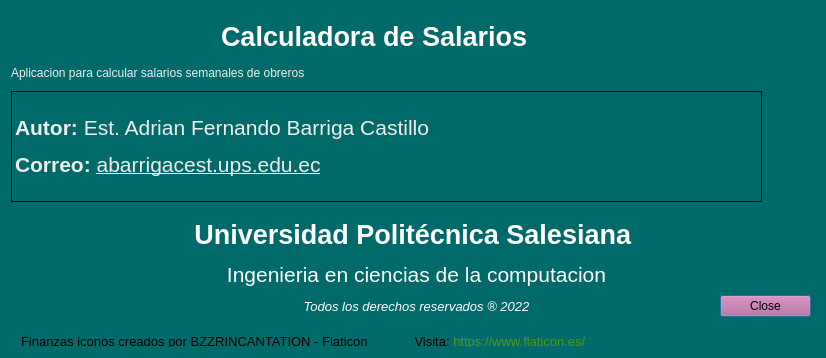
<?xml version="1.0" encoding="UTF-8"?>
<ui version="4.0">
 <class>Acerca</class>
 <widget class="QDialog" name="Acerca">
  <property name="geometry">
   <rect>
    <x>0</x>
    <y>0</y>
    <width>826</width>
    <height>358</height>
   </rect>
  </property>
  <property name="windowTitle">
   <string>Dialog</string>
  </property>
  <property name="windowIcon">
   <iconset>
    <normaloff>:/recursos/img/icono2.png</normaloff>:/recursos/img/icono2.png</iconset>
  </property>
  <property name="styleSheet">
   <string notr="true">background-color: rgb(0, 106, 106);</string>
  </property>
  <layout class="QGridLayout" name="gridLayout">
   <item row="0" column="0">
    <widget class="QWidget" name="widget" native="true">
     <property name="whatsThis">
      <string>&lt;!DOCTYPE HTML PUBLIC &quot;-//W3C//DTD HTML 4.0//EN&quot; &quot;http://www.w3.org/TR/REC-html40/strict.dtd&quot;&gt;
&lt;html&gt;&lt;head&gt;&lt;meta name=&quot;qrichtext&quot; content=&quot;1&quot; /&gt;&lt;meta charset=&quot;utf-8&quot; /&gt;&lt;style type=&quot;text/css&quot;&gt;
p, li { white-space: pre-wrap; }
&lt;/style&gt;&lt;/head&gt;&lt;body style=&quot; font-family:'Segoe UI'; font-size:16pt; font-weight:400; font-style:normal;&quot;&gt;
&lt;p align=&quot;center&quot; style=&quot; margin-top:12px; margin-bottom:12px; margin-left:0px; margin-right:0px; -qt-block-indent:0; text-indent:0px;&quot;&gt;Autor: Daniel Proaño &lt;a href=&quot;mailto:lproanoc1@est.ups.edu.ec&quot;&gt;&lt;span style=&quot; text-decoration: underline; color:#007af4;&quot;&gt;lproanoc1@est.ups.edu.ec&lt;/span&gt;&lt;/a&gt;&lt;/p&gt;&lt;/body&gt;&lt;/html&gt;</string>
     </property>
     <property name="styleSheet">
      <string notr="true">background-color: rgb(0, 106, 106);</string>
     </property>
     <widget class="QLabel" name="label_2">
      <property name="geometry">
       <rect>
        <x>0</x>
        <y>50</y>
        <width>523</width>
        <height>23</height>
       </rect>
      </property>
      <property name="styleSheet">
       <string notr="true">font: 14pt &quot;Segoe UI&quot;;
color: rgb(238, 238, 236);</string>
      </property>
      <property name="text">
       <string>Aplicacion para calcular salarios semanales de obreros</string>
      </property>
     </widget>
     <widget class="QLabel" name="label_3">
      <property name="geometry">
       <rect>
        <x>0</x>
        <y>80</y>
        <width>751</width>
        <height>111</height>
       </rect>
      </property>
      <property name="styleSheet">
       <string notr="true">font: 16pt &quot;Segoe UI&quot;;
border-color: rgb(191, 64, 64);</string>
      </property>
      <property name="frameShape">
       <enum>QFrame::Box</enum>
      </property>
      <property name="text">
       <string>&lt;!DOCTYPE HTML PUBLIC &quot;-//W3C//DTD HTML 4.0//EN&quot; &quot;http://www.w3.org/TR/REC-html40/strict.dtd&quot;&gt;
&lt;html&gt;&lt;head&gt;&lt;meta name=&quot;qrichtext&quot; content=&quot;1&quot; /&gt;&lt;style type=&quot;text/css&quot;&gt;
p, li { white-space: pre-wrap; }
&lt;/style&gt;&lt;/head&gt;&lt;body style=&quot; font-family:'Segoe UI'; font-size:16pt; font-weight:400; font-style:normal;&quot;&gt;
&lt;p style=&quot; margin-top:12px; margin-bottom:12px; margin-left:0px; margin-right:0px; -qt-block-indent:0; text-indent:0px;&quot;&gt;&lt;span style=&quot; font-weight:600; color:#eeeeec;&quot;&gt;Autor:&lt;/span&gt;&lt;span style=&quot; color:#eeeeec;&quot;&gt; Est. Adrian Fernando Barriga Castillo&lt;/span&gt;&lt;/p&gt;
&lt;p style=&quot; margin-top:12px; margin-bottom:12px; margin-left:0px; margin-right:0px; -qt-block-indent:0; text-indent:0px;&quot;&gt;&lt;span style=&quot; font-weight:600; color:#eeeeec;&quot;&gt;Correo:&lt;/span&gt;&lt;span style=&quot; color:#eeeeec;&quot;&gt; &lt;/span&gt;&lt;a href=&quot;mailto:lproanoc1@est.ups.edu.ec&quot;&gt;&lt;span style=&quot; text-decoration: underline; color:#eeeeec;&quot;&gt;abarrigacest.ups.edu.ec&lt;/span&gt;&lt;/a&gt;&lt;/p&gt;&lt;/body&gt;&lt;/html&gt;</string>
      </property>
      <property name="textInteractionFlags">
       <set>Qt::LinksAccessibleByMouse</set>
      </property>
     </widget>
     <widget class="QLabel" name="label">
      <property name="geometry">
       <rect>
        <x>210</x>
        <y>10</y>
        <width>371</width>
        <height>29</height>
       </rect>
      </property>
      <property name="styleSheet">
       <string notr="true">font: 200 18pt &quot;Source Serif Pro ExtraLight&quot;;
color: rgb(238, 238, 236);
color: rgb(227, 171, 194);
color: rgb(164, 0, );</string>
      </property>
      <property name="text">
       <string>&lt;html&gt;&lt;head/&gt;&lt;body&gt;&lt;p align=&quot;justify&quot;&gt;&lt;span style=&quot; font-size:20pt; font-weight:600; color:#ffffff;&quot;&gt;Calculadora de Salarios&lt;/span&gt;&lt;/p&gt;&lt;/body&gt;&lt;/html&gt;</string>
      </property>
     </widget>
     <widget class="QLabel" name="label_4">
      <property name="geometry">
       <rect>
        <x>180</x>
        <y>200</y>
        <width>451</width>
        <height>111</height>
       </rect>
      </property>
      <property name="text">
       <string>&lt;html&gt;&lt;head/&gt;&lt;body&gt;&lt;p align=&quot;center&quot;&gt;&lt;span style=&quot; font-size:20pt; font-weight:696; color:#ffffff;&quot;&gt;Universidad Politécnica Salesiana &lt;/span&gt;&lt;/p&gt;&lt;p align=&quot;center&quot;&gt;&lt;span style=&quot; font-size:16pt; color:#ffffff;&quot;&gt;Ingenieria en ciencias de la computacion&lt;/span&gt;&lt;/p&gt;&lt;p align=&quot;center&quot;&gt;&lt;span style=&quot; font-size:10pt; font-style:italic; color:#ffffff;&quot;&gt;Todos los derechos reservados ® 2022&lt;/span&gt;&lt;/p&gt;&lt;/body&gt;&lt;/html&gt;</string>
      </property>
     </widget>
     <widget class="QLabel" name="label_5">
      <property name="geometry">
       <rect>
        <x>10</x>
        <y>320</y>
        <width>661</width>
        <height>21</height>
       </rect>
      </property>
      <property name="toolTip">
       <string>&lt;html&gt;&lt;head/&gt;&lt;body&gt;&lt;p&gt;&lt;a href=&quot;https://www.flaticon.es/iconos-gratis/finanzas&quot;&gt;&lt;span style=&quot; text-decoration: underline; color:#007af4;&quot;&gt;Finanzas iconos creados por BZZRINCANTATION - Flaticon&lt;/span&gt;&lt;/a&gt;&lt;/p&gt;&lt;/body&gt;&lt;/html&gt;</string>
      </property>
      <property name="whatsThis">
       <string>&lt;html&gt;&lt;head/&gt;&lt;body&gt;&lt;p align=&quot;center&quot;&gt;Finanzas iconos creados por BZZRINCANTATION - Flaticon&lt;/p&gt;&lt;/body&gt;&lt;/html&gt;</string>
      </property>
      <property name="styleSheet">
       <string notr="true">font: 13pt &quot;Segoe UI&quot;;</string>
      </property>
      <property name="text">
       <string>&lt;!DOCTYPE HTML PUBLIC &quot;-//W3C//DTD HTML 4.0//EN&quot; &quot;http://www.w3.org/TR/REC-html40/strict.dtd&quot;&gt;
&lt;html&gt;&lt;head&gt;&lt;meta name=&quot;qrichtext&quot; content=&quot;1&quot; /&gt;&lt;style type=&quot;text/css&quot;&gt;
p, li { white-space: pre-wrap; }
&lt;/style&gt;&lt;/head&gt;&lt;body style=&quot; font-family:'Segoe UI'; font-size:13pt; font-weight:400; font-style:normal;&quot;&gt;
&lt;p style=&quot; margin-top:12px; margin-bottom:12px; margin-left:0px; margin-right:0px; -qt-block-indent:0; text-indent:0px;&quot;&gt;&lt;span style=&quot; font-size:10pt;&quot;&gt;Finanzas iconos creados por BZZRINCANTATION - Flaticon             Visita: &lt;/span&gt;&lt;a href=&quot;https://www.flaticon.es/&quot;&gt;&lt;span style=&quot; font-size:10pt; text-decoration: underline; color:#4e9a06;&quot;&gt;https://www.flaticon.es/&lt;/span&gt;&lt;/a&gt;&lt;/p&gt;&lt;/body&gt;&lt;/html&gt;</string>
      </property>
     </widget>
     <widget class="QDialogButtonBox" name="buttonBox">
      <property name="geometry">
       <rect>
        <x>709</x>
        <y>284</y>
        <width>91</width>
        <height>41</height>
       </rect>
      </property>
      <property name="styleSheet">
       <string notr="true">background-color: rgb(185, 92, 139);</string>
      </property>
      <property name="orientation">
       <enum>Qt::Vertical</enum>
      </property>
      <property name="standardButtons">
       <set>QDialogButtonBox::Close</set>
      </property>
     </widget>
    </widget>
   </item>
  </layout>
 </widget>
 <resources/>
 <connections>
  <connection>
   <sender>buttonBox</sender>
   <signal>rejected()</signal>
   <receiver>Acerca</receiver>
   <slot>reject()</slot>
   <hints>
    <hint type="sourcelabel">
     <x>316</x>
     <y>260</y>
    </hint>
    <hint type="destinationlabel">
     <x>286</x>
     <y>274</y>
    </hint>
   </hints>
  </connection>
  <connection>
   <sender>buttonBox</sender>
   <signal>accepted()</signal>
   <receiver>Acerca</receiver>
   <slot>accept()</slot>
   <hints>
    <hint type="sourcelabel">
     <x>248</x>
     <y>254</y>
    </hint>
    <hint type="destinationlabel">
     <x>157</x>
     <y>274</y>
    </hint>
   </hints>
  </connection>
 </connections>
</ui>
